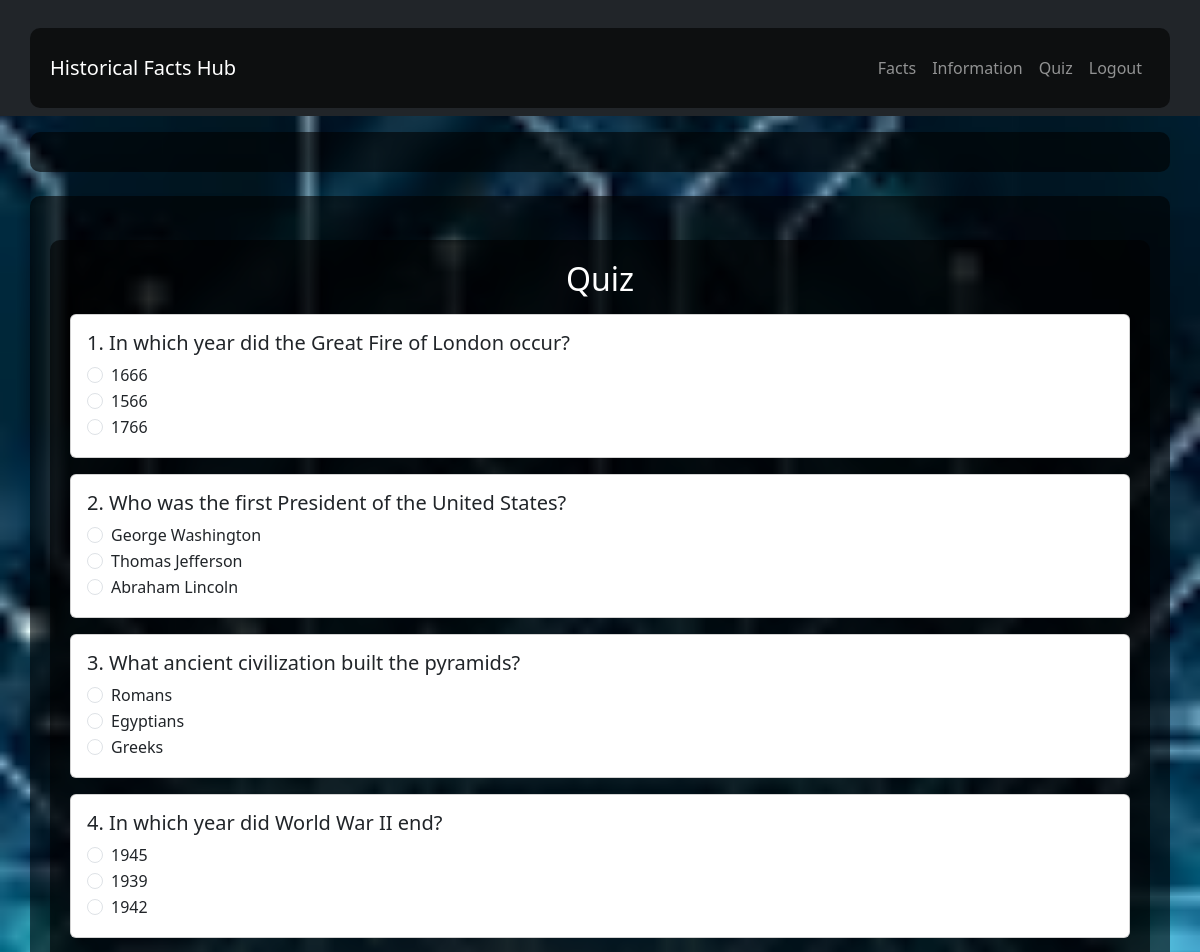
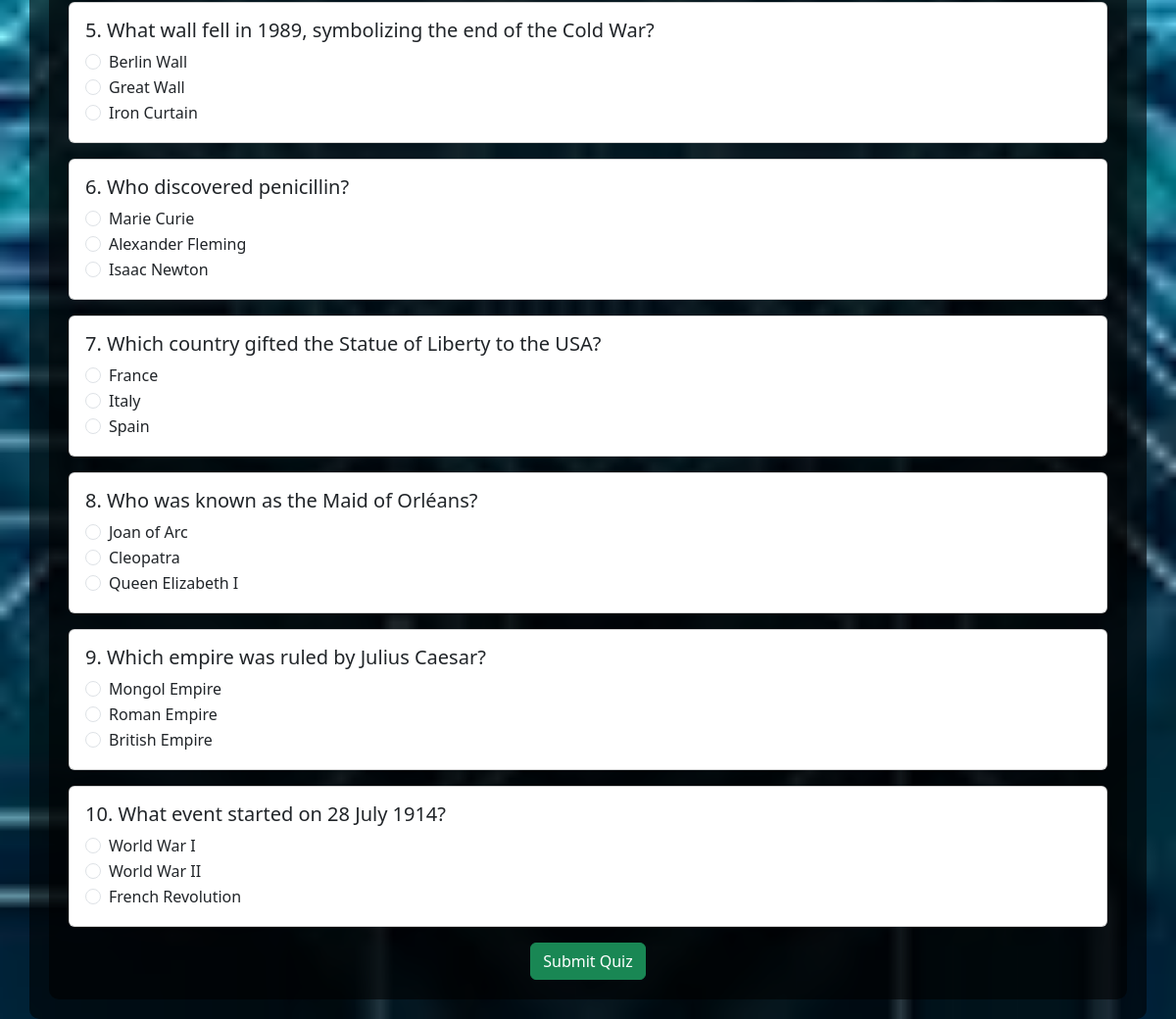
/quiz?start=true (signed in), run on an earlier commit of the app's database (2 pictures, top to bottom).
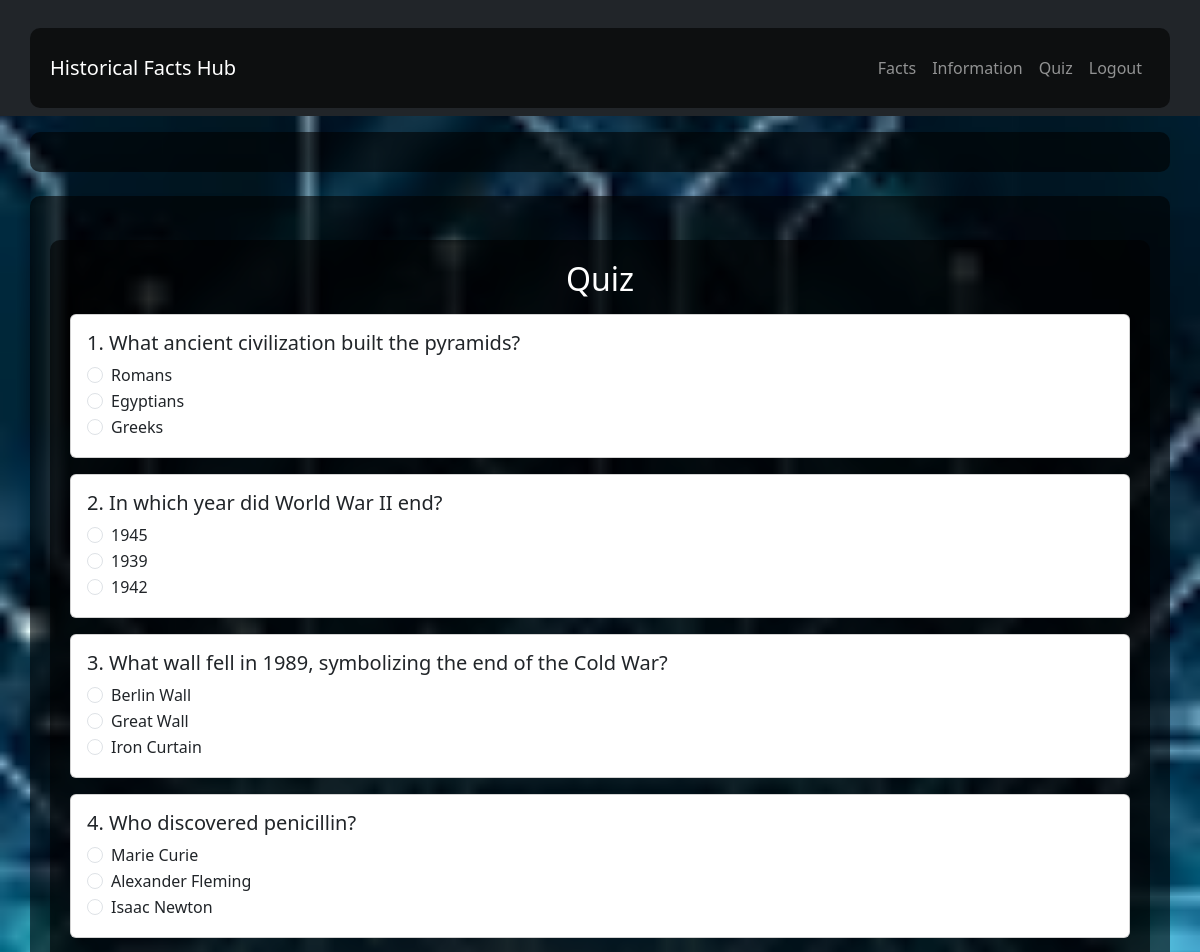
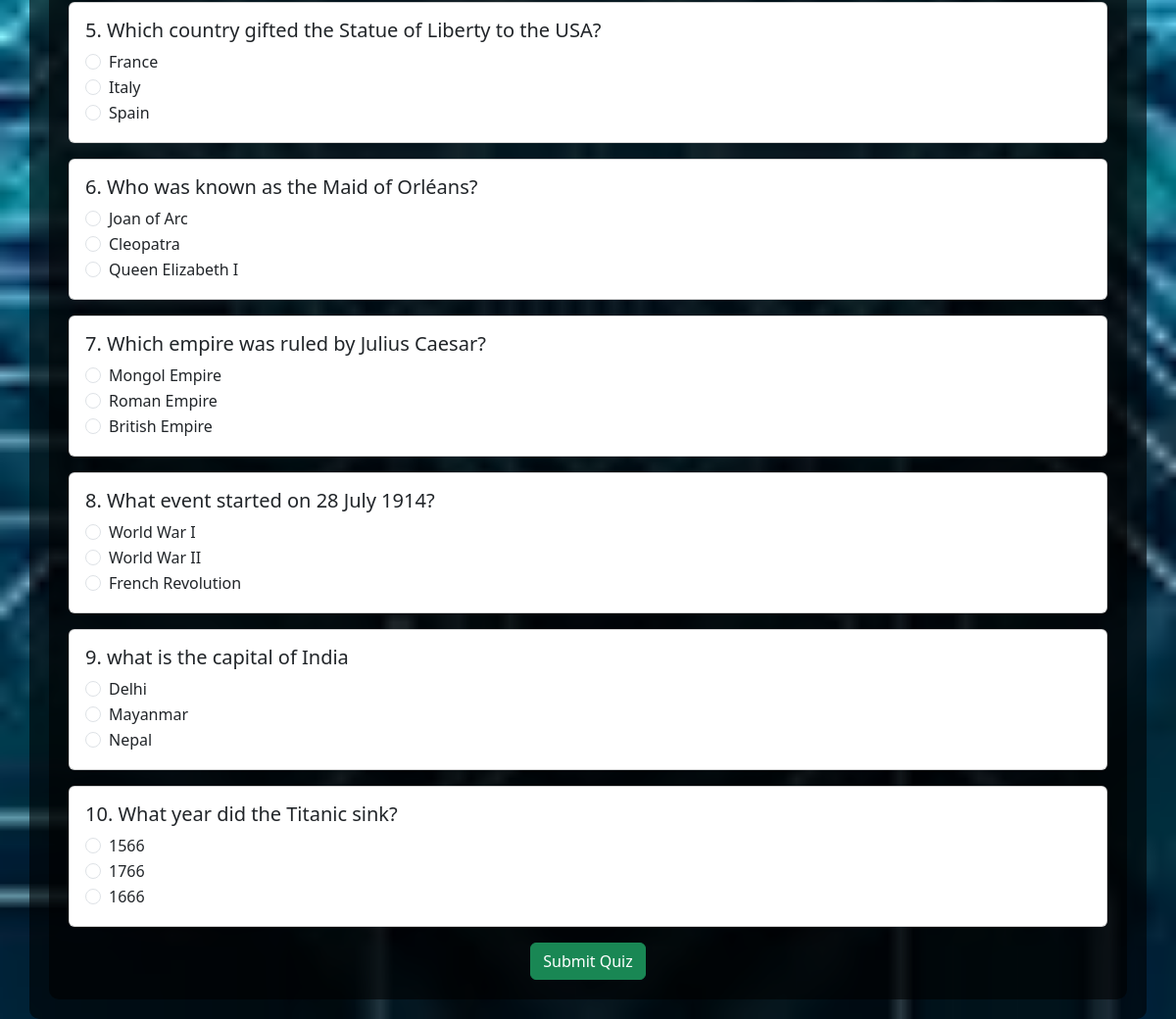
And on a later commit of the database (2 pictures, top to bottom).
### app.py (models this page shows)
class Quiz(db.Model):
    id = db.Column(db.Integer, primary_key=True)
    question = db.Column(db.String(500), nullable=False)
    option1 = db.Column(db.String(200), nullable=False)
    option2 = db.Column(db.String(200), nullable=False)
    option3 = db.Column(db.String(200), nullable=False)
    answer = db.Column(db.String(200), nullable=False)

### app.py (the view, shortened to what this page needs)
@app.route('/quiz', methods=['GET', 'POST'])
@login_required
def quiz():
    show_questions = request.args.get('start') == 'true'
    questions = []
    if show_questions:
        conn = sqlite3.connect('instance/historical_facts.db')
        conn.row_factory = sqlite3.Row
        cursor = conn.cursor()
        cursor.execute("SELECT * FROM quiz")
        questions = cursor.fetchall()
        conn.close()
    return render_template('quiz.html', show_questions=show_questions, questions=questions)

### app.py (called while the page is built)
@login_manager.user_loader
def load_user(user_id):
    return User.query.get(int(user_id))

### templates/Quiz.html
{% extends "base.html" %}
{% block content %}
<div class="container mt-4">
    <h2 class="text-center">Quiz</h2>
    {% if not show_questions %}
        <div class="text-center">
            <a href="{{ url_for('quiz') }}?start=true" class="btn btn-primary mt-3">Take Quiz</a>
        </div>
    {% else %}
        <form method="POST" action="{{ url_for('quiz') }}">
            {% for question in questions %}
                <div class="card my-3">
                    <div class="card-body">
                        <h5>{{ loop.index }}. {{ question['question'] }}</h5>
                        <div class="form-check">
                            <input class="form-check-input" type="radio" name="{{ question['id'] }}" value="{{ question['option1'] }}" required>
                            <label class="form-check-label">{{ question['option1'] }}</label>
                        </div>
                        <div class="form-check">
                            <input class="form-check-input" type="radio" name="{{ question['id'] }}" value="{{ question['option2'] }}">
                            <label class="form-check-label">{{ question['option2'] }}</label>
                        </div>
                        <div class="form-check">
                            <input class="form-check-input" type="radio" name="{{ question['id'] }}" value="{{ question['option3'] }}">
                            <label class="form-check-label">{{ question['option3'] }}</label>
                        </div>
                    </div>
                </div>
            {% endfor %}
            <div class="text-center">
                <button type="submit" class="btn btn-success">Submit Quiz</button>
            </div>
        </form>
    {% endif %}
</div>
{% endblock %}

What changed in the data, as far as the page shows it:
removed Quiz: question "In which year did the Great Fire of London occur?", option1 "1666", option2 "1566", option3 "1766"
removed Quiz: question "Who was the first President of the United States?", option1 "George Washington", option2 "Thomas Jefferson", option3 "Abraham Lincoln"
added Quiz: question "what is the capital of India", option1 "Delhi", option2 "Mayanmar", option3 "Nepal"
added Quiz: question "What year did the Titanic sink?", option1 "1566", option2 "1766", option3 "1666"
